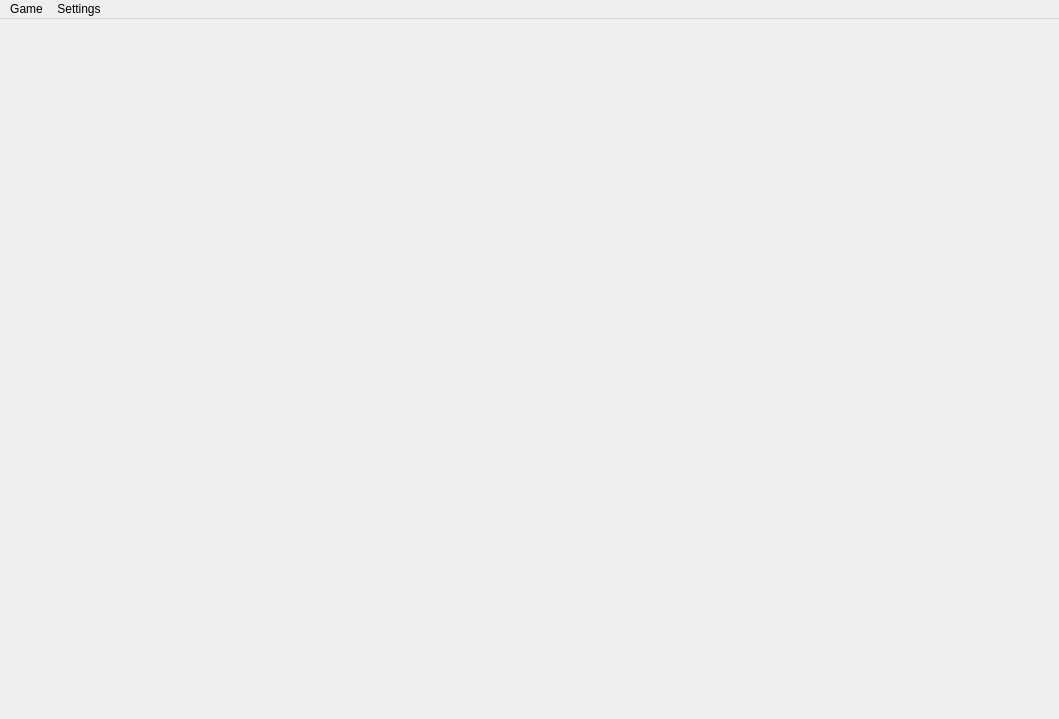
<?xml version="1.0" encoding="UTF-8"?>
<ui version="4.0">
 <class>MainWindow</class>
 <widget class="QMainWindow" name="MainWindow">
  <property name="geometry">
   <rect>
    <x>0</x>
    <y>0</y>
    <width>1059</width>
    <height>719</height>
   </rect>
  </property>
  <property name="windowTitle">
   <string>ONUW - Creator</string>
  </property>
  <widget class="QWidget" name="centralwidget">
   <layout class="QVBoxLayout" name="verticalLayout"/>
  </widget>
  <widget class="QMenuBar" name="menubar">
   <property name="geometry">
    <rect>
     <x>0</x>
     <y>0</y>
     <width>1059</width>
     <height>21</height>
    </rect>
   </property>
   <widget class="QMenu" name="menuFile">
    <property name="title">
     <string>Game</string>
    </property>
    <addaction name="actionNew_Game"/>
    <addaction name="actionSave_Game"/>
   </widget>
   <widget class="QMenu" name="menuSettings">
    <property name="title">
     <string>Settings</string>
    </property>
    <addaction name="actionCard_Pool_Settings"/>
    <addaction name="actionPlayer_Settings"/>
   </widget>
   <addaction name="menuFile"/>
   <addaction name="menuSettings"/>
  </widget>
  <action name="actionCard_Pool_Settings">
   <property name="text">
    <string>Card Pool Settings</string>
   </property>
  </action>
  <action name="actionPlayer_Settings">
   <property name="text">
    <string>Player Settings</string>
   </property>
  </action>
  <action name="actionNew_Game">
   <property name="text">
    <string>New Game</string>
   </property>
  </action>
  <action name="actionSave_Game">
   <property name="text">
    <string>Save Game</string>
   </property>
  </action>
 </widget>
 <resources/>
 <connections/>
</ui>
